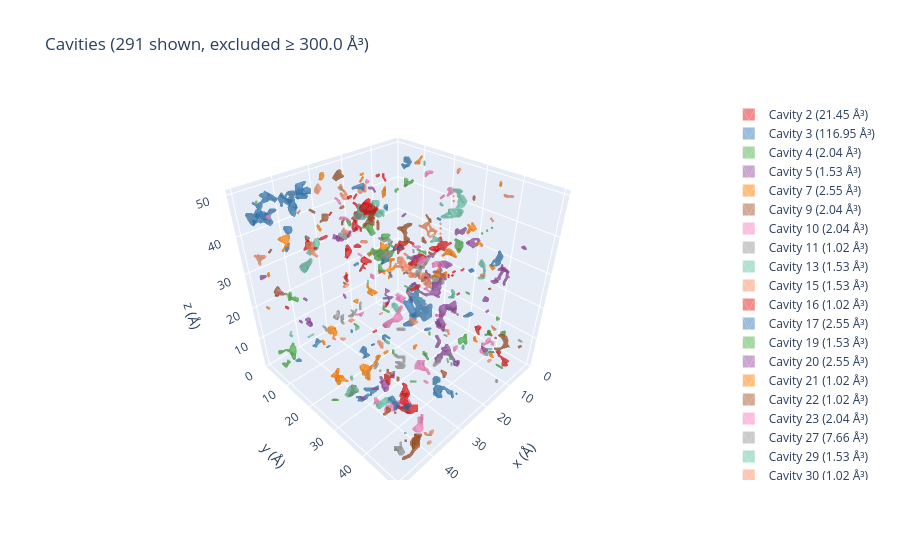

The notebook cell saved with this chart:
### Markdown cell above
### 3D Cavity Visualization

Renders the cavity surfaces as interactive semi-transparent meshes using [plotly](https://plotly.com/python/).
Cavities with volume ≥ 300 Å³ are excluded to suppress large percolating voids that span the simulation cell.

Each cavity is coloured distinctly; hover over a mesh to see the cavity index and volume (Å³).
Atom positions are hidden (`show_atoms=False`) for clarity — set to `True` to overlay them coloured by element.

### Code cell
fig = visualize_cavities(atoms, show_atoms=False, resolution=64, opacity=0.5, excluded_cavities=300)
fig.show()
